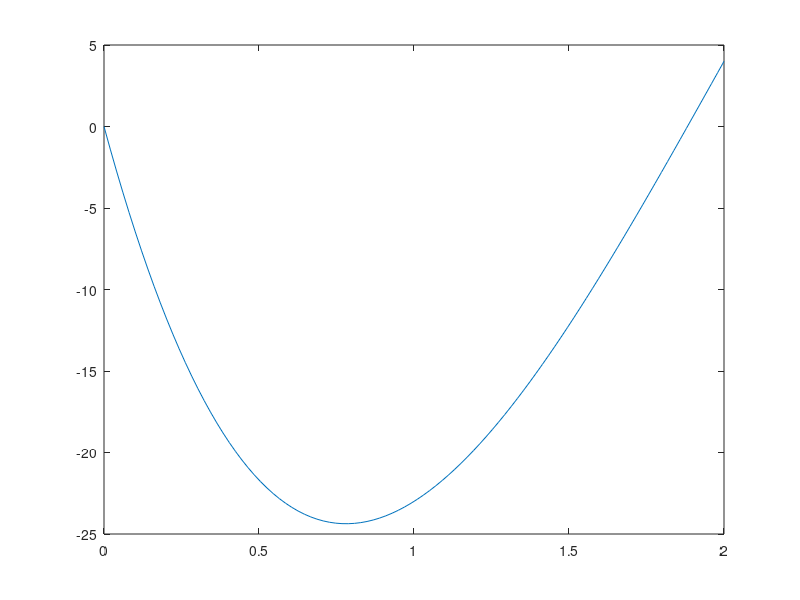

This figure's MATLAB source: (Note: this script raises an error after producing the figure.)
function golden_section_search_test()
% GOLDEN_SECTION_SEARCH_TEST test basic functionality of the golden section
% search function's implementation.
    
    % create test function and data
    f = @(x) x.^4 - 14*x.^3 + 60*x.^2 - 70*x;
    X = linspace(0, 2, 100);
    Y = f(X);
    
    plot(X, Y); hold on;
    
    minimum = golden_section_search(f, 0, 2);
    
    fprintf('Found local minimum: %f, f_min=%f\n', minimum, f(minimum));
    plot(minimum, f(minimum), 'o'); hold off;
end